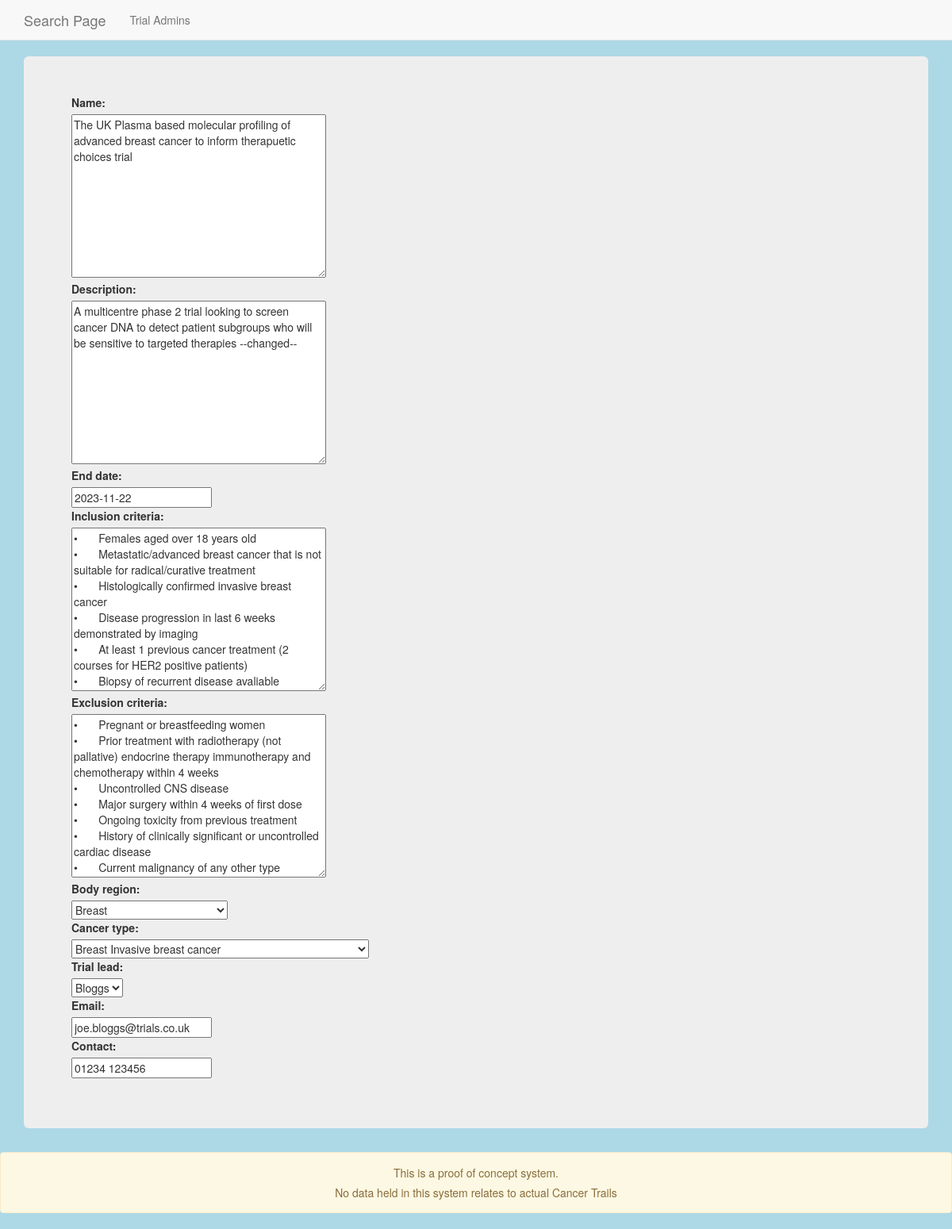
The page /trials/6 on the database as committed earlier.
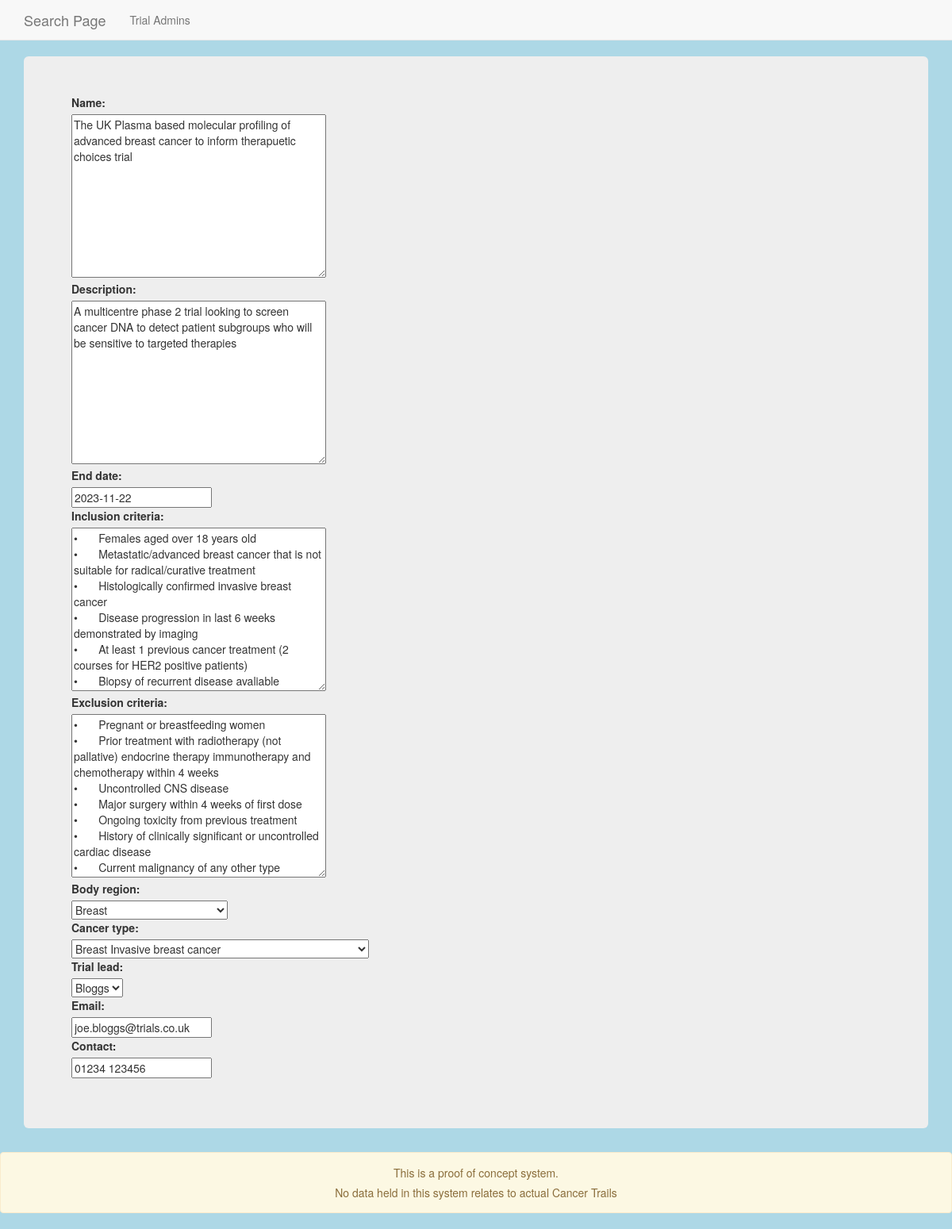
The same page on the database as committed later.
### trials/models.py (models this page shows, shortened)
class trial(models.Model):
    name = models.TextField()
    description = models.TextField()
    end_date = models.DateField(null=False)
    inclusion_criteria = models.TextField()
    exclusion_criteria = models.TextField()
    body_region = models.ForeignKey(bodyRegion, on_delete=models.CASCADE)
    cancer_type = models.ForeignKey(cancerTypes, on_delete=models.CASCADE)
    trial_lead = models.ForeignKey(trial_lead, on_delete=models.CASCADE, null=True)
    Trial_ended = models.BooleanField(default=False)

class bodyRegion(models.Model):
    body_region = models.CharField(max_length=200)
    def __str__(self):
        return (f"{self.body_region}")

### trials/views.py (the view)
# urls.py: path("<str:id>", views.get_trial, name="id"),
def get_trial(request,id):
    try:
        trialSelected = trial.objects.get(id=id)
    except:
        return redirect('trials:index')
    if trialSelected is None:
        return render(request,"trials/error.html",{
            "msg": "no trial of that name"
        })
    else:
        data = {
            'name': trialSelected.name,
            'description': trialSelected.description,
            'end_date': trialSelected.end_date,
            'inclusion_criteria': trialSelected.inclusion_criteria,
            'exclusion_criteria': trialSelected.exclusion_criteria,
            'body_region': trialSelected.body_region,
            'cancer_type': trialSelected.cancer_type,
            'trial_lead': trialSelected.trial_lead,
            'email': trialSelected.trial_lead.email,
            'contact': trialSelected.trial_lead.contact
        }
        trial_form = selectedTrialForm(initial=data)
        return render(request,"trials/trialpage.html",{
                "trial_form":trial_form,
                "trialSelected":trialSelected
            })

### trials/forms.py
class selectedTrialForm(forms.ModelForm):
    email = forms.EmailField()
    contact = forms.CharField()
    class Meta():
        model = trial
        exclude = ('Trial_ended',)

### trials/models.py (called while the page is built)
    def __str__(self):
        return (f"{self.body_region} {self.cancer_type}")

    def __str__(self):
        return (f"{self.last_name}")

### templates/trials/trialpage.html (shortened to what this page needs)
<!DOCTYPE html>
{% extends "trials/base.html" %}
{% block body_block %}
    <div class="jumbotron">
        <form action="{% url 'trials:update/id' id=trialSelected.id %}" id="updateForm" method="post">
            <div class="form-group">
                {{ trial_form}}
            </div>
        </form>
    </div>
{% endblock %}

### templates/trials/base.html (shortened to what this page needs)
<!DOCTYPE html>
{% load static %}
<html>
  <head>
    <link rel="stylesheet" href="https://maxcdn.bootstrapcdn.com/bootstrap/3.3.7/css/bootstrap.min.css">
    <link rel="stylesheet" href="{% static 'trials/styles.css' %}">
  </head>
  <body>
    <nav class="navbar navbar-default navbar-static-top">
      <div class="container">
        <ul class="nav navbar-nav">
          <li><a class="navbar-brand" href="{% url 'trials:index' %}">Search Page</a></li>
          {% if user.is_authenticated %}
          <li><a class="navbar-link" href="{% url 'trials:addtrial' %}">Add New Trial</a></li>
          <li><a class="navbar-link" href="{% url 'trials:register' %}">Add New Trial Admin</a></li>
          <li><a class="navbar-link" href="{% url 'trials:csv_upload' %}">Upload CSV</a></li>
          <li><a class="navbar-link" href="{% url 'trials:logout' %}">Logout</a></li>
          {% else %}
          <li><a class="navbar-link" href="{% url 'trials:user_login' %}">Trial Admins</a></li>
          {% endif %}
        </ul>
      </div>
    </nav>
    <div class="container">
    {% block body_block %}{% endblock %}
    </div>
    <div class="alert alert-warning text-center">
      <P>This is a proof of concept system.</P>
      <P>No data held in this system relates to actual Cancer Trails </P>
    </div>
  </body>
</html>

### static/trials/styles.css (style rules this page uses)
body { background-color: lightblue; }
label { display: block; width: 130px; }

Rows that differ between the two databases and show on the page:
changed trial: description "A multicentre phase 2 trial looking to screen cancer DNA to detect patient subgroups who will be sensitive to targeted therapies --changed--" → "A multicentre phase 2 trial looking to screen cancer DNA to detect patient subgroups who will be sensitive to targeted therapies"
